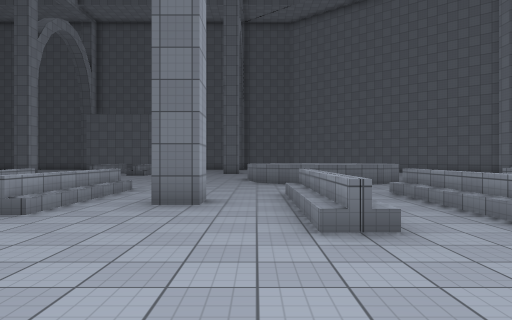
View 1 (above)

18 first-person views from a walk through a scene from a Unity 3-D project. The camera is 1.4 m above the floor, looks level and sees 70° across. The floor is counted in squares, 2 m on a side. Each view is taken from the middle of a square. On the plan, view 1 faces up. The plan holds only what a view shows up to about 11 squares ahead; the rest is blank. The place goes on beyond the plan. Some animated figures are not drawn. Surface patterns are stand-ins for the level's own textures.

View 2
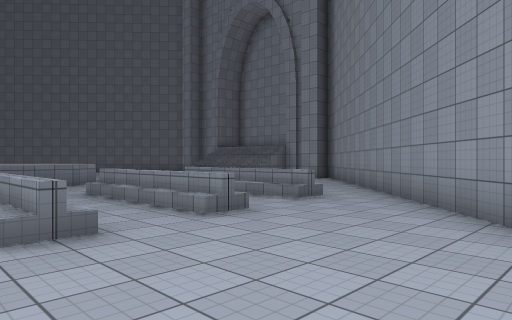

View 3
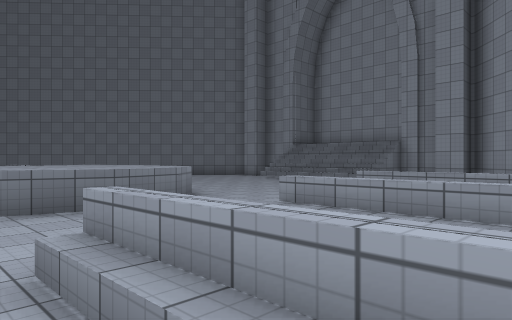

View 4
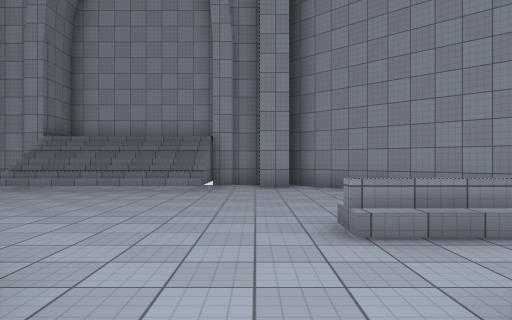

View 5
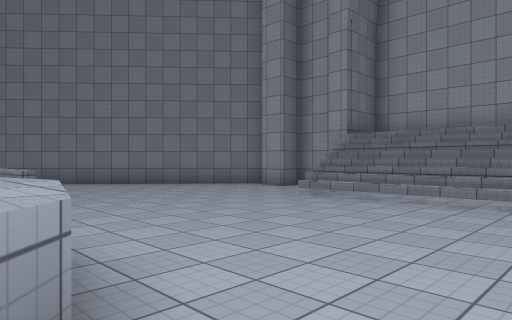

View 6
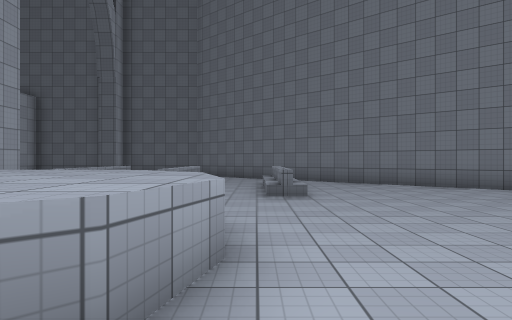

View 7
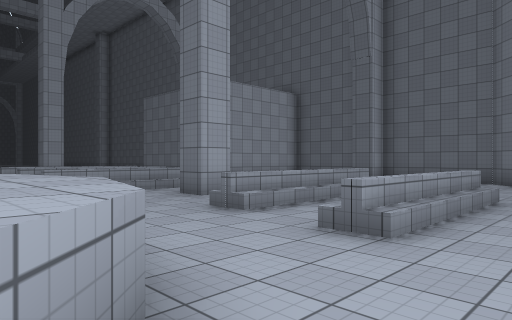

View 8
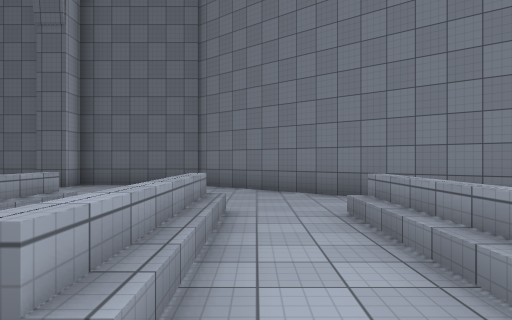

View 9
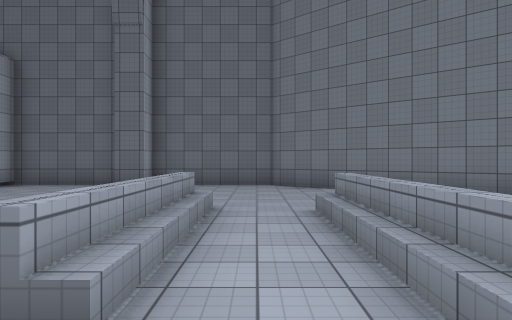

View 10
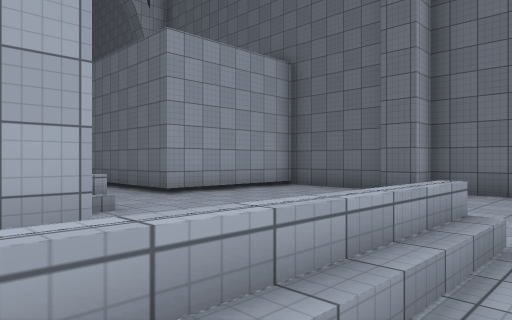

View 11
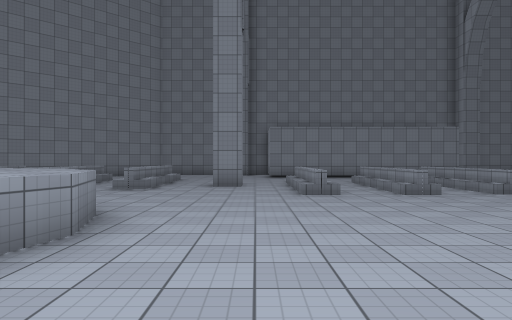

View 12
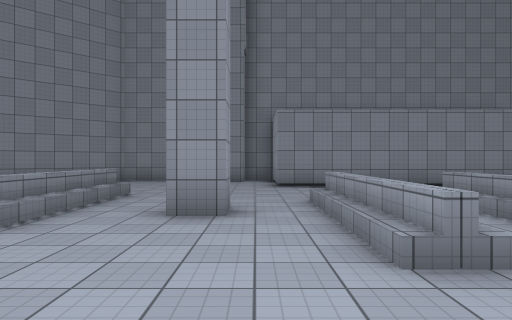

View 13
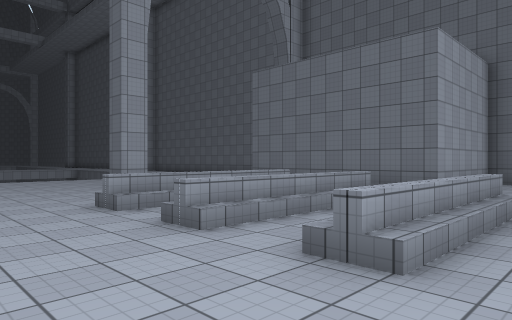

View 14
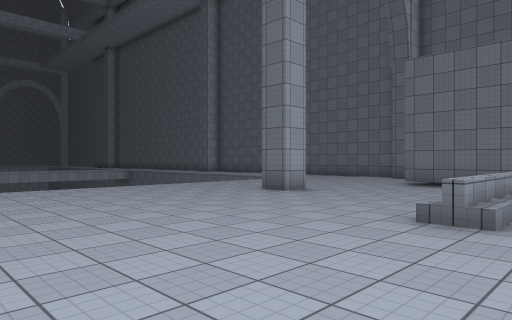

View 15
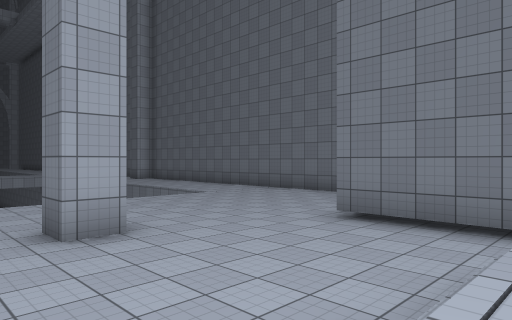

View 16
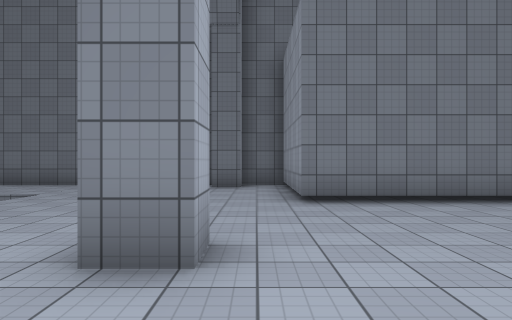

View 17
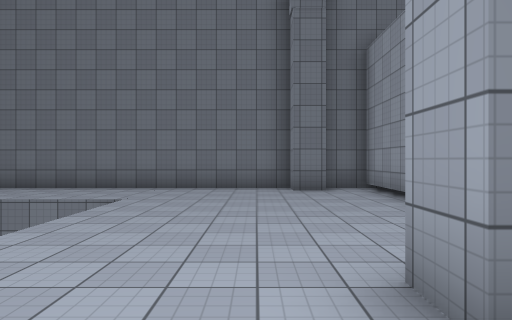

View 18
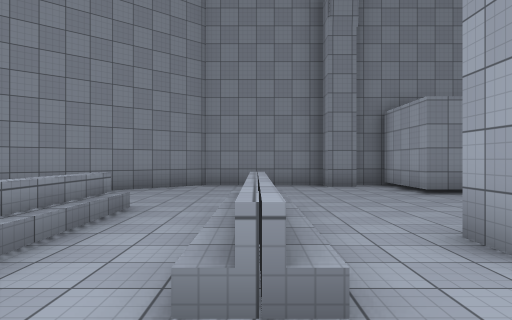

### Floor plan
Key: @ floor where view 1 was taken; # wall or solid block; . main floor; : floor 0.5 m higher than the main floor; / step, stairs or slope; = window, fence, low wall or low ledge; ^ raised ledge; v drop or lower ground.
Columns run from 18 left of view 1 to 13 right of it. Each row starts with its distance up from view 1.
 26 #########    ##########
 25 ........#    #........##
 24 ........#    #... .....##
 23  vv.....#    #...  .....##
 22    .....######...  ......##
 21    ..............  ^.:.//.###
 20    ......../ / /.  ^.^.//...##
 19    ...#..../ / /.# ^.^.//....##
 18    ......../ /./...^.^.//.....#
 17    ......../././.......=/.....##
 16    ......../././.  ............#
 15    .............   .^^......//##
 14    ................ ^^^.....///
 13     ........  ....^ ^^^.....///
 12          .. ......^^^^^.....///
 11             .......^^^^.....///
 10             ........^.......//#
  9            ...................#
  8            /././.......//.....#
  7              /./...^.^.//  ..##
  6              /./.#.^.^ //  .##
  5                /...^.^ / ..##
  4                ....^.:../.##
  3                ..........##
  2               ..........##
  1          #######.......##
  0                #..@...##
 -1                #.#...##
 -2                #######

Positions as (right, up) in squares from view 1, and headings:
1: (0, 0), facing up
2: (0, 0), facing up-right
3: (0, 5), facing up-right
4: (2, 9), facing right
5: (4, 10), facing up-right
6: (5, 10), facing up
7: (5, 14), facing up-left
8: (4, 16), facing up
9: (2, 16), facing up
10: (2, 18), facing up-left
11: (-2, 16), facing down
12: (-2, 11), facing down
13: (-2, 14), facing up-left
14: (-6, 12), facing up-left
15: (-7, 17), facing up-left
16: (-11, 16), facing up
17: (-13, 17), facing up
18: (1, 9), facing down
